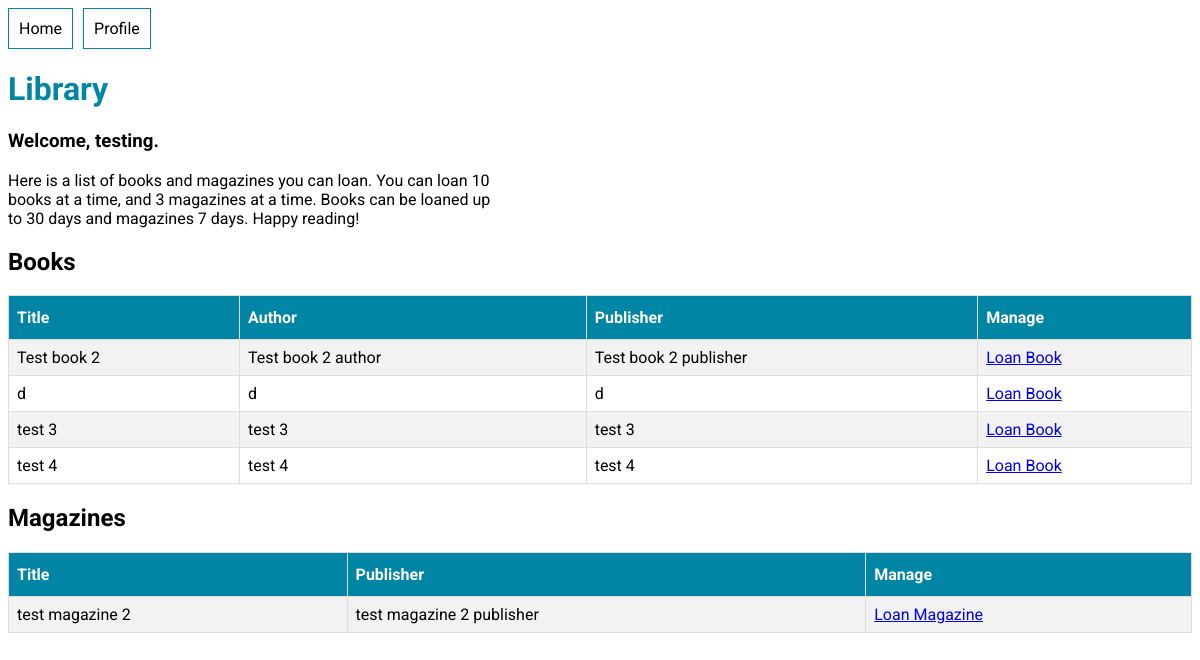
Before: /library/ (signed in) with the older database file.
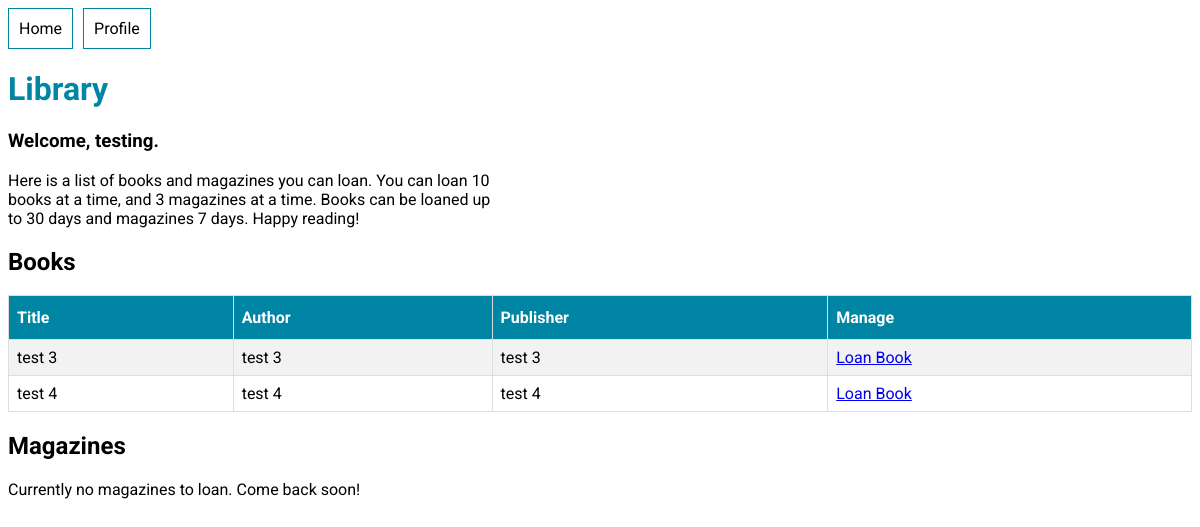
After: the same page with the newer database file.
### library_app/models.py (models this page shows, shortened)
class Book(models.Model):
    title = models.CharField(max_length=200)
    author = models.CharField(max_length=200)
    publisher = models.CharField(max_length=200)
    is_available = models.BooleanField(default=True)

class Magazine(models.Model):
    title = models.CharField(max_length=200)
    publisher = models.CharField(max_length=200)
    is_available = models.BooleanField(default=True)

### library_app/views.py (the view)
# urls.py: path("", views.index, name="index"),
@login_required
def index(request):
    books = Book.objects.filter(is_available = True).order_by('author')
    magazines = Magazine.objects.filter(is_available = True).order_by('title')
    context = {"books": books, "magazines": magazines}
    return render(request, "library_app/index.html", context)

### templates/library_app/index.html (shortened to what this page needs)
{% extends "base.html" %}
{% block content %}
<h1>Library</h1>
<h3>Welcome, {{user.username}}.</h3>
<p id="intro">
Here is a list of books and magazines you can loan.
You can loan 10 books at a time, and 3 magazines at a time.
Books can be loaned up to 30 days and magazines 7 days. Happy reading!
</p>
<div id="items-list">
    {% if books.count %}
        <h2>Books</h2>
        <table>
            <tr>
                <th>Title</th>
                <th>Author</th>
                <th>Publisher</th>
                <th>Manage</th>
            </tr>
            {% for book in books %}
                <tr>
                    <td>{{book.title}}</td>
                    <td>{{book.author}}</td>
                    <td>{{book.publisher}}</td>
                    <td><a href="{% url "user_app:loan_item" "book" book.id%}">Loan Book</a></td>
                </tr>
            {% endfor %}
        </table>
    {% else %}
        <p>Currently no books to loan. Come back soon!</p>
    {% endif %}
    <h2>Magazines</h2>
    {% if magazines.count %}
        <table>
            <tr>
                <th>Title</th>
                <th>Publisher</th>
                <th>Manage</th>
            </tr>
            {% for magazine in magazines %}
                <tr>
                    <td>{{magazine.title}}</td>
                    <td>{{magazine.publisher}}</td>
                    <td><a href="{% url "user_app:loan_item" "magazine" magazine.id%}">Loan Magazine</a></td>
                </tr>
            {% endfor %}
        </table>
    {% else %}
        <p>Currently no magazines to loan. Come back soon!</p>
    {% endif %}
</div>
{% endblock content %}

Changed rows visible on the page:
no longer on this page (row edited): Book: title "Test book 2", author "Test book 2 author", publisher "Test book 2 publisher"
no longer on this page (row edited): Book: title "d", author "d", publisher "d"
no longer on this page (row edited): Magazine: title "test magazine 2", publisher "test magazine 2 publisher"
Other visible differences:
text no longer shown: "Title Publisher Manage"
text now shown: "Currently no magazines to loan. Come back soon!"
